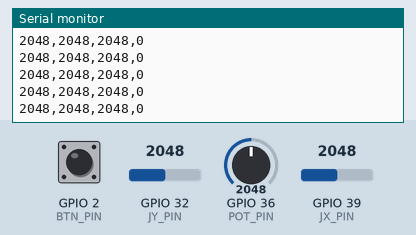
The sketch below on a simulated ESP32. Shown: the last lines printed to the serial monitor. Inputs (shaded band) come from the test bench; at power-on: GPIO 32 (JY_PIN) = 2048, GPIO 36 (POT_PIN) = 2048, GPIO 39 (JX_PIN) = 2048, GPIO 2 (BTN_PIN) HIGH.

Above: at 1.2 s.
1.3 s: GPIO 32 (JY_PIN) set to 2866
At 1.9 s:
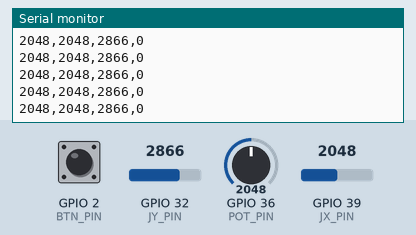
2.8 s: GPIO 36 (POT_PIN) set to 2866
At 3.7 s:
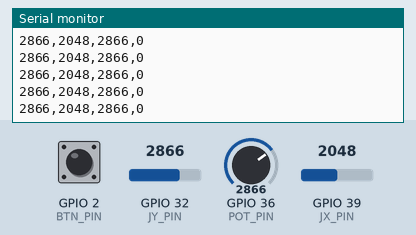
4.3 s: GPIO 39 (JX_PIN) set to 2866
At 5.4 s:
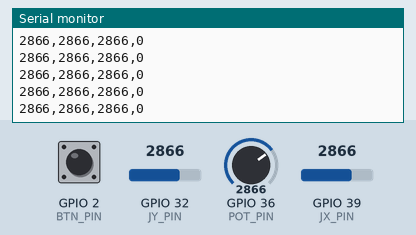
5.8 s: GPIO 2 (BTN_PIN) pulled LOW for 0.15 s
7.4 s: GPIO 32 (JY_PIN) set to 3603
At 8.2 s:
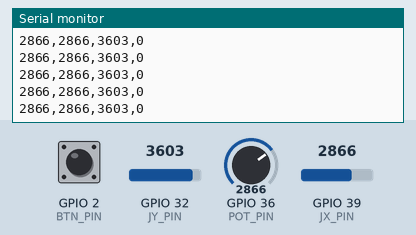
8.9 s: GPIO 2 (BTN_PIN) pulled LOW for 1 s
At 9.9 s:
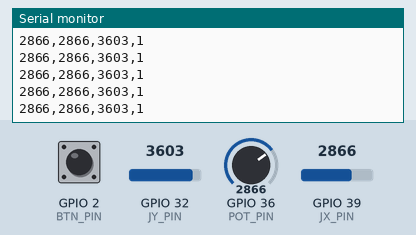
Timing chart, 0 to 11.9 s (numbered marks = the images above; inputs shaded):
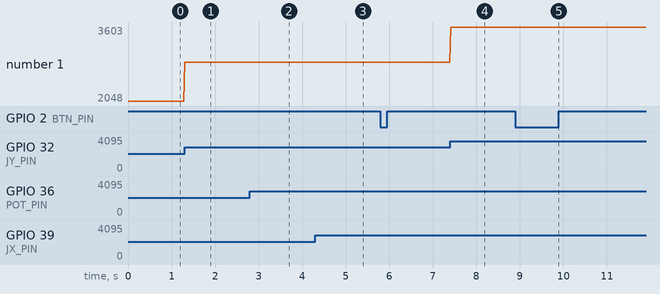

Measured:
- after the input at 1.3 s, the serial monitor: prints a new line at once (image 1)
- after the input at 2.8 s, the serial monitor: prints a new line at once (image 2)
- after the input at 4.3 s, the serial monitor: prints a new line at once (image 3)
- after the input at 7.4 s, the serial monitor: prints a new line at once (image 4)
- after the input at 8.9 s, the serial monitor: prints a new line at once (image 5)
- plotted number 1: 2048 → 2866 after the input at 1.3 s, 2866 → 3603 after the input at 7.4 s

The sketch:

dialpick-esp32.ino
```cpp
const int POT_PIN = 36;
const int JX_PIN  = 39;
const int JY_PIN  = 32;
const int BTN_PIN = 2;

void setup() {
  Serial.begin(115200);
  pinMode(BTN_PIN, INPUT_PULLUP);
}

void loop() {
  int pot = analogRead(POT_PIN);
  int jx  = analogRead(JX_PIN);
  int jy  = analogRead(JY_PIN);
  int btn = (digitalRead(BTN_PIN) == LOW) ? 1 : 0;

  Serial.println(String(pot) + "," + String(jx) + "," + String(jy) + "," + String(btn));
  delay(16);
}
```
